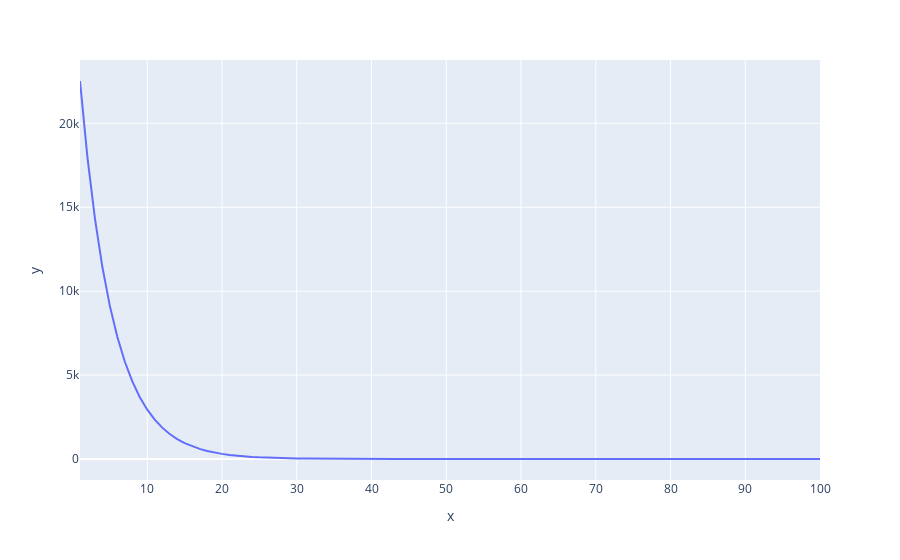
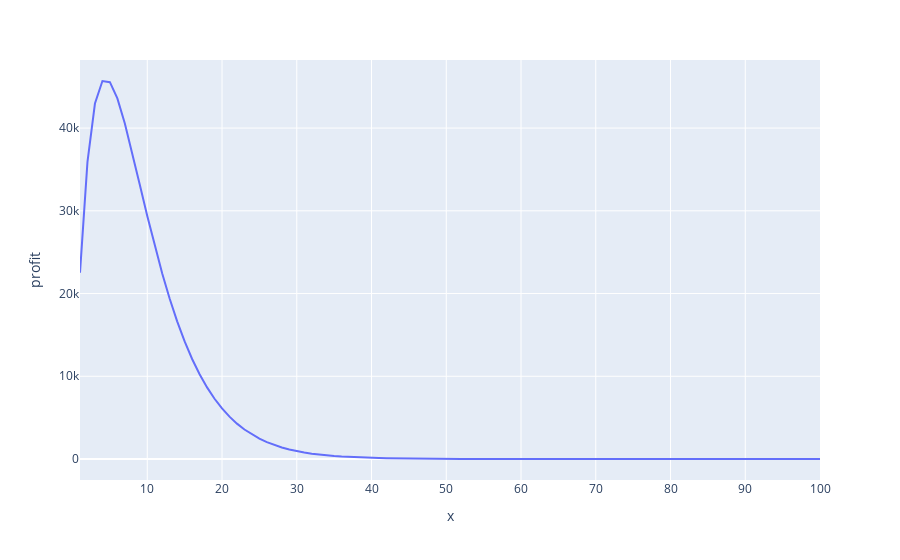

The cell these charts' notebook holds for them, in order:
### Code cell
params = fit(df_lst[-1][['price', 'count_']], 
                 p1=-1., 
                 p2=0.,
                 opciones={'disp':True,'maxiter':10000})
    
y = np.exp(params[0]*x+params[1])*100



df_plot=pd.DataFrame()
df_plot['x']=x
df_plot['y']=y
df_plot['profit']=df_plot.x*df_plot.y


display(px.line(df_plot, x='x', y='y'))
px.line(df_plot, x='x', y='profit')
